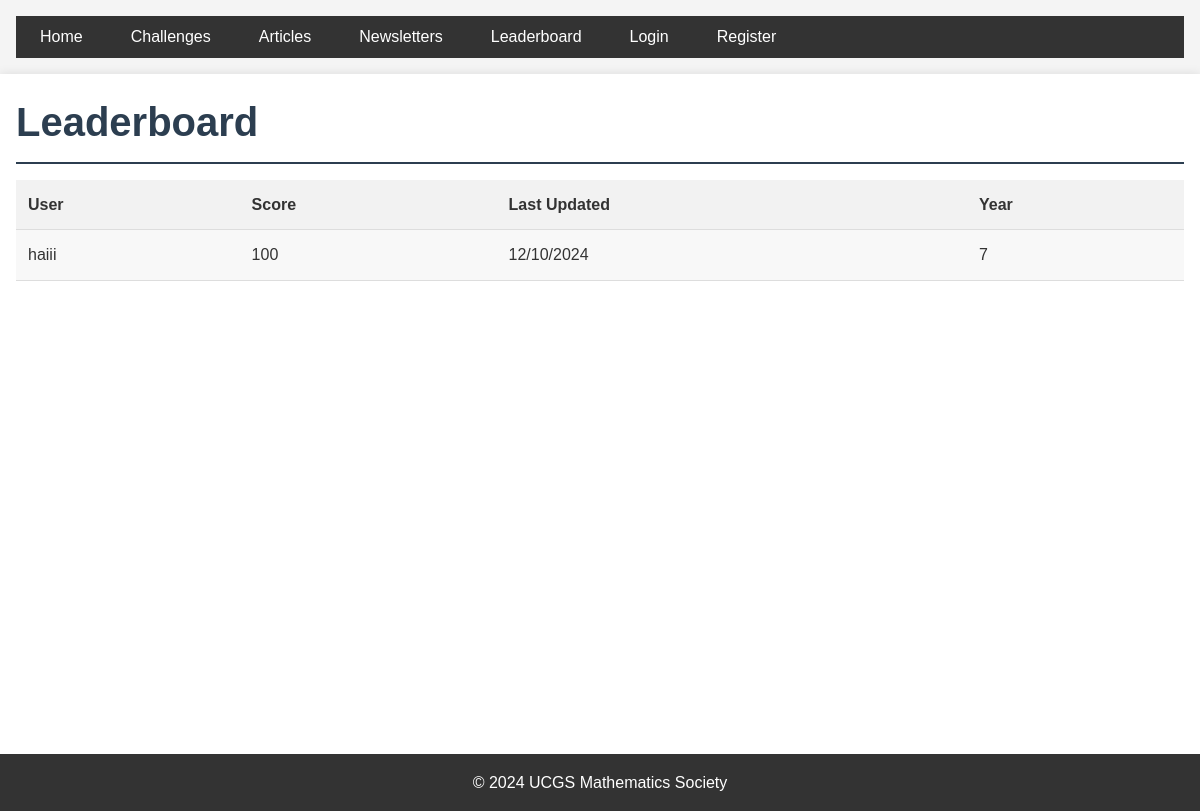
The page /leaderboard on the database as committed earlier.
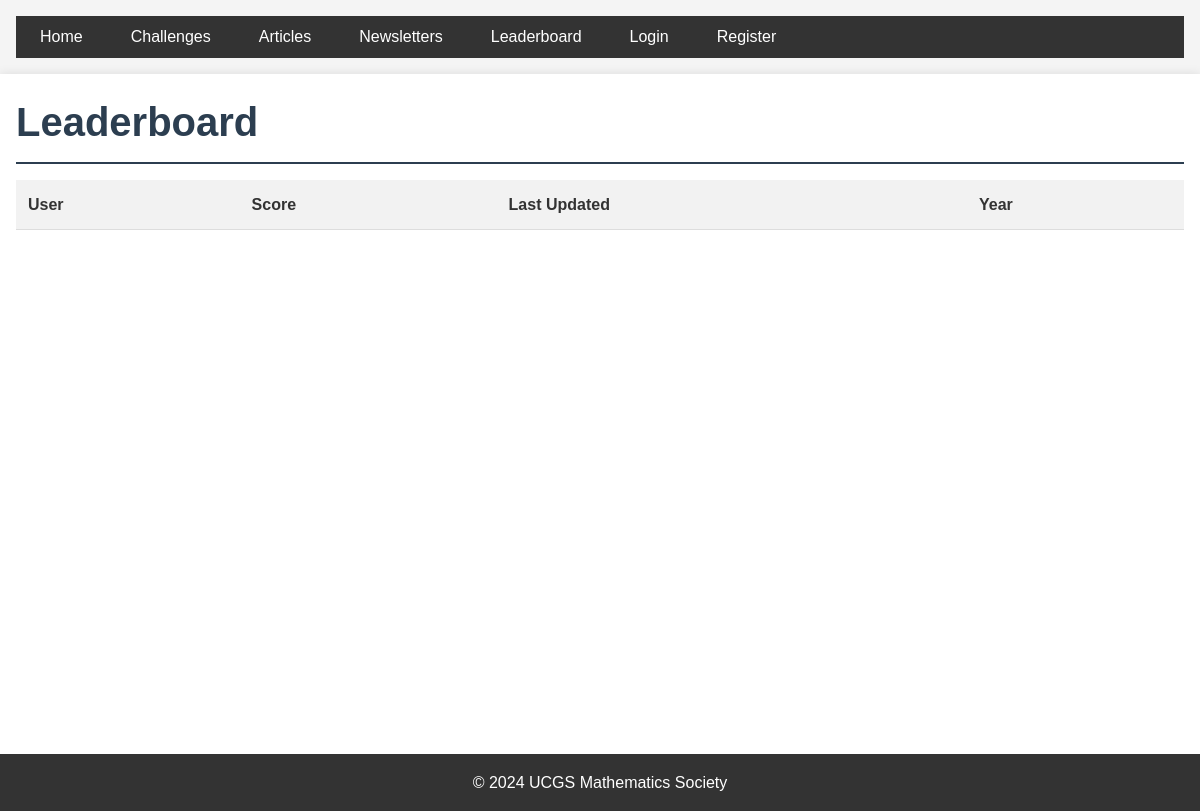
The same page on the database as committed later.
### app/models.py (models this page shows, shortened)
class LeaderboardEntry(db.Model):
    id = db.Column(db.Integer, primary_key=True)
    user_id = db.Column(db.Integer, db.ForeignKey('user.id'), nullable=False)
    score = db.Column(db.Integer, default=0)
    last_updated = db.Column(db.DateTime, nullable=False, default=datetime.utcnow)
    user = db.relationship('User', backref='leaderboard_entries')

class User(UserMixin, db.Model):
    id = db.Column(db.Integer, primary_key=True)
    username = db.Column(db.String(64), index=True, unique=True)
    year = db.Column(db.Integer)
    password_hash = db.Column(db.String(128))
    is_admin = db.Column(db.Boolean, default=False)
    articles = db.relationship('Article', backref='author', lazy='dynamic')

### app/main/routes.py (the view)
@bp.route('/leaderboard')
def leaderboard():
    entries = LeaderboardEntry.query.order_by(LeaderboardEntry.score.desc()).limit(10).all()
    return render_template('main/leaderboard.html', title='Leaderboard', entries=entries)

### app/templates/main/leaderboard.html
{% extends "base.html" %}
{% block content %}
<h1>Leaderboard</h1>
    <table>
        <tr>
            <th>User</th>
            <th>Score</th>
            <th>Last Updated</th>
            <th>Year</th>
        </tr>
        {% for entry in entries %}
        <tr>
            <td>{{ entry.user.username }}</td>
            <td>{{ entry.score }}</td>
            <td>{{ entry.last_updated.strftime('%d/%m/%Y') }}</td>
            <td>{{ entry.user.year }}</td>
        </tr>
        {% endfor %}
    </table>
{% endblock %}

Rows that differ between the two databases and show on the page:
removed LeaderboardEntry: user.username "haiii", score "100", last_updated "12/10/2024", user.year "7"
